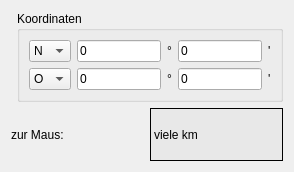
<?xml version="1.0" encoding="UTF-8"?>
<ui version="4.0">
 <class>KoordinateneingabeUi</class>
 <widget class="QWidget" name="KoordinateneingabeUi">
  <property name="geometry">
   <rect>
    <x>0</x>
    <y>0</y>
    <width>294</width>
    <height>172</height>
   </rect>
  </property>
  <property name="sizePolicy">
   <sizepolicy hsizetype="Minimum" vsizetype="Preferred">
    <horstretch>0</horstretch>
    <verstretch>0</verstretch>
   </sizepolicy>
  </property>
  <property name="minimumSize">
   <size>
    <width>294</width>
    <height>172</height>
   </size>
  </property>
  <property name="windowTitle">
   <string>Form</string>
  </property>
  <layout class="QGridLayout" name="gridLayout_2">
   <item row="0" column="1">
    <widget class="QGroupBox" name="regionBox">
     <property name="title">
      <string>Koordinaten</string>
     </property>
     <layout class="QGridLayout" name="gridLayout">
      <item row="0" column="0">
       <widget class="QComboBox" name="NSCombo">
        <item>
         <property name="text">
          <string>N</string>
         </property>
        </item>
        <item>
         <property name="text">
          <string>S</string>
         </property>
        </item>
       </widget>
      </item>
      <item row="0" column="1">
       <widget class="QLineEdit" name="YG">
        <property name="text">
         <string>0</string>
        </property>
       </widget>
      </item>
      <item row="0" column="2">
       <widget class="QLabel" name="textLabel1_3">
        <property name="text">
         <string>°</string>
        </property>
        <property name="wordWrap">
         <bool>false</bool>
        </property>
       </widget>
      </item>
      <item row="0" column="3">
       <widget class="QLineEdit" name="YM">
        <property name="text">
         <string>0</string>
        </property>
       </widget>
      </item>
      <item row="0" column="4">
       <widget class="QLabel" name="textLabel2_4">
        <property name="text">
         <string>'</string>
        </property>
        <property name="wordWrap">
         <bool>false</bool>
        </property>
       </widget>
      </item>
      <item row="1" column="0">
       <widget class="QComboBox" name="OWCombo">
        <item>
         <property name="text">
          <string>O</string>
         </property>
        </item>
        <item>
         <property name="text">
          <string>W</string>
         </property>
        </item>
       </widget>
      </item>
      <item row="1" column="1">
       <widget class="QLineEdit" name="XG">
        <property name="text">
         <string>0</string>
        </property>
       </widget>
      </item>
      <item row="1" column="2">
       <widget class="QLabel" name="textLabel1">
        <property name="text">
         <string>°</string>
        </property>
        <property name="wordWrap">
         <bool>false</bool>
        </property>
       </widget>
      </item>
      <item row="1" column="3">
       <widget class="QLineEdit" name="XM">
        <property name="text">
         <string>0</string>
        </property>
       </widget>
      </item>
      <item row="1" column="4">
       <widget class="QLabel" name="textLabel2">
        <property name="text">
         <string>'</string>
        </property>
        <property name="wordWrap">
         <bool>false</bool>
        </property>
       </widget>
      </item>
     </layout>
    </widget>
   </item>
   <item row="1" column="0" colspan="2">
    <layout class="QHBoxLayout" name="horizontalLayout">
     <item>
      <widget class="QLabel" name="label">
       <property name="text">
        <string>zur Maus:</string>
       </property>
      </widget>
     </item>
     <item>
      <widget class="QLabel" name="mouseDistanceLabel">
       <property name="styleSheet">
        <string notr="true">background-color: rgb(232, 232, 232);</string>
       </property>
       <property name="frameShape">
        <enum>QFrame::Box</enum>
       </property>
       <property name="text">
        <string>viele km</string>
       </property>
      </widget>
     </item>
    </layout>
   </item>
  </layout>
 </widget>
 <resources/>
 <connections/>
</ui>
